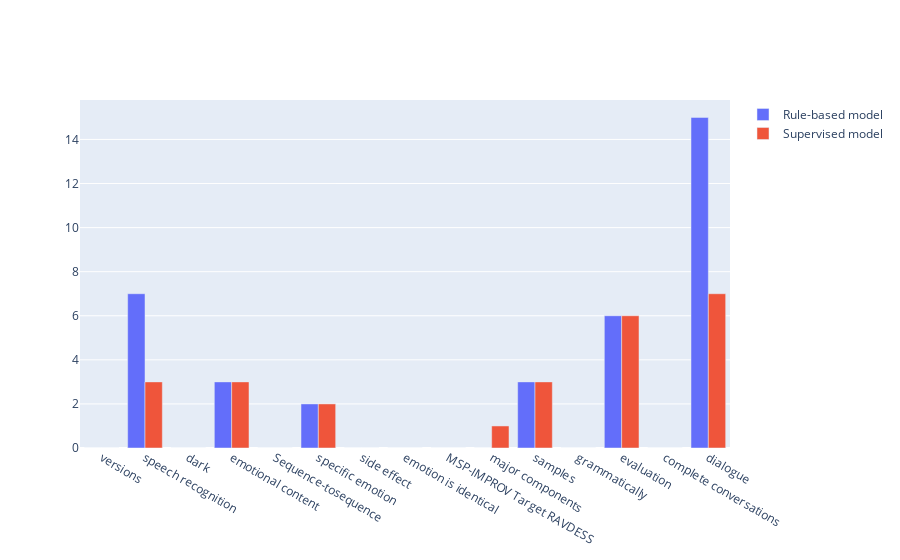

This figure's notebook cell:
### Markdown cell above
#### Showing some differences on the results given by the two systems

### Code cell
import plotly.graph_objects as go
import random

terms = [random.choice(list(test_true.pilot.values)) for i in range(14)]
terms.append('dialogue')
fig = go.Figure(data=[
    go.Bar(name='Rule-based model', x=terms, y=[RB_results[term] for term in terms]),
    go.Bar(name='Supervised model', x=terms, y=[NN_results[term] for term in terms]),

])

fig.update_layout(barmode='group')
fig.show()

### Figure 1 — Plotly figure (JSON) as saved in the notebook; plotly's stock layout.template omitted (floating-point values rounded to 4 significant figures)
{"data": [{"name": "Rule-based model", "type": "bar", "x": ["versions", "speech recognition", "dark", "emotional content", "Sequence-tosequence", "specific emotion", "side effect", "emotion is identical", "MSP-IMPROV Target RAVDESS", "major components", "samples", "grammatically", "evaluation", "complete conversations", "dialogue"], "y": [0, 7, 0, 3, 0, 2, 0, 0, 0, 0, 3, 0, 6, 0, 15]}, {"name": "Supervised model", "type": "bar", "x": ["versions", "speech recognition", "dark", "emotional content", "Sequence-tosequence", "specific emotion", "side effect", "emotion is identical", "MSP-IMPROV Target RAVDESS", "major components", "samples", "grammatically", "evaluation", "complete conversations", "dialogue"], "y": [0, 3, 0, 3, 0, 2, 0, 0, 0, 1, 3, 0, 6, 0, 7]}], "layout": {"barmode": "group"}}
